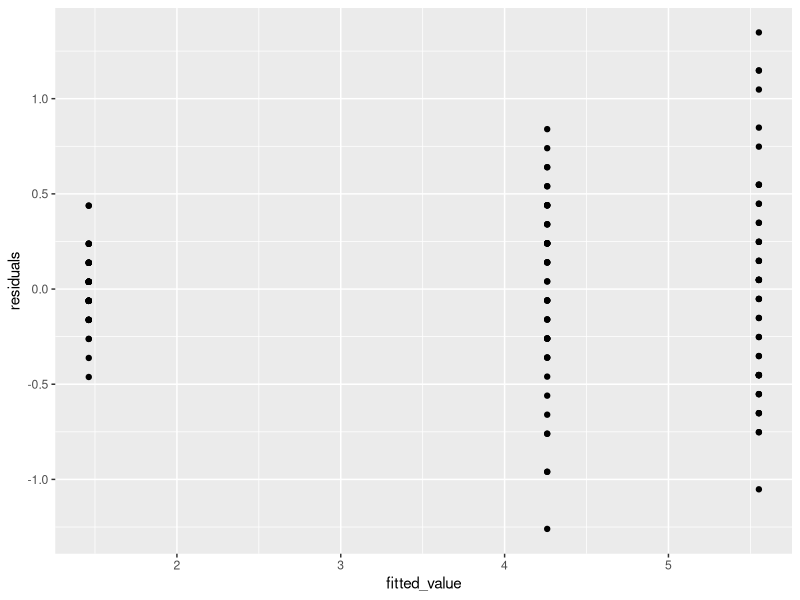

Recreate this plot in R.
linreg<-setRefClass("linreg",fields=list(formula='formula',data='data.frame',reg_coe='matrix',fitted_value='matrix',residuals='matrix',df='numeric',res_var='matrix',var_reg_coe='matrix'),methods=list(
  initialize = function(formula,data){
    formula<<-formula
    data<<-data
    calculate_Regressions_coefficients()
    calculate_the_fitted_value()
    calculate_the_residuals()
    calculate_degress_of_freedom()
    calculate_residual_variance()
    calculate_var_reg_coe()
  },
  calculate_Regressions_coefficients=function(){
    x<-get_matrix_x()
    y<-get_matrix_y()
    reg_coe<<-solve((t(x)%*%x))%*%t(x)%*%y
  },
  calculate_the_fitted_value=function(){
    fitted_value<<-get_matrix_x()%*%reg_coe
  },
  calculate_the_residuals=function(){
    residuals<<-get_matrix_y()-fitted_value
  },
  get_matrix_y=function(){
    #formula<-formula(formula)
    y_name<-all.vars(formula)[1]
    y<-data[y_name]
    return (as.matrix(y))
  },
  calculate_degress_of_freedom=function(){
    x<-get_matrix_x()
    df<<-nrow(x)-ncol(x)
  },
  get_matrix_x=function(){
    fm<-formula(formula)
    fm<-lm(fm,data)
    x<-model.matrix(fm)
    # delete intercept
    return (as.matrix(x))
    #print(x[,-1])
  },
  calculate_residual_variance=function(){
    #return(print(df))
    res_var<<-(t(residuals)%*%residuals)/df
  },
  calculate_var_reg_coe=function(){
    x<-get_matrix_x()
    var_reg_coe<<-res_var[1,1]*solve((t(x)%*%x))
  },
  calculate_t_value=function(){
    t_value<-reg_coe/sqrt(diag(var_reg_coe))
    #t_value<-reg_coe/sqrt(var(reg_coe))
    return(t_value)
    
    #return(sqrt(var(reg_coe)))
  },
  print=function(){
    str<-cat("Coefficients:\n")
    v<-c(str,reg_coe[,1])
    return(v)
  },
  plot=function(){
    qplot(x=fitted_value,y=residuals)
  }
))
#l1<-linreg$new(formula=Sepal.Length~Sepal.Width+Petal.Length,data=iris)
# create instance using class
d<-lm(formula=Petal.Length~Species,data=iris)
summary(d)
library(ggplot2)
l1<-linreg$new(formula=Petal.Length~Species,data=iris)
l1$plot()
l1$calculate_t_value()